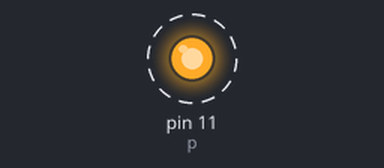
Bench run of a program on a simulated Raspberry Pi (header pin numbers). Parts: output pins drawn as LEDs (lit = HIGH). Dashed ring = blinking.

Above: at 0.2 s.
Timing chart, 0 to 3.0 s (numbered marks = the images above):
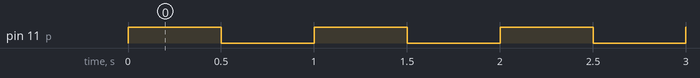

The program:

pwmbling.py
```python
import RPi.GPIO as GPIO

# 指定编号规则为BOARD
GPIO.setmode(GPIO.BOARD)

# 将第11个引脚设置为输出模式
GPIO.setup(11, GPIO.OUT)

# 在第11个引脚上创建一个频率为1HZ的PWM实例
p = GPIO.PWM(11, 1)

try:
    # 启用PWM
    p.start(50)
    while True:
        pass
except KeyboardInterrupt:
    # 停止PWM
    p.stop()
finally:
    # 释放引脚
    GPIO.cleanup()
```

Measured:
- by itself, pin 11 (p): alternates HIGH for 0.50 s and LOW for 0.50 s
